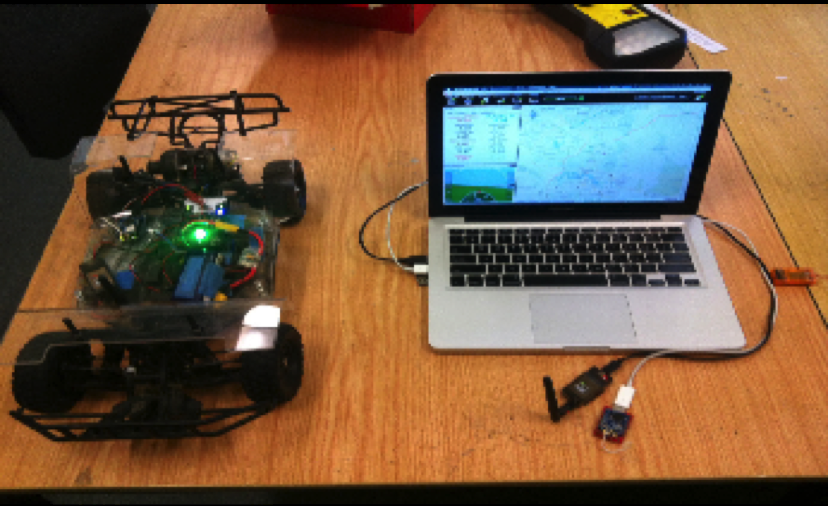
#> input picture images/hardware.png, 828 x 506 px, given in place of the camera
$ python colourRec.py   (older library calls are emulated)
#> lines starting #> are read from the running program, lines starting #| are printed output that depends on the picture; after the words box and inside, x2 and y2 are one past the last pixel; in counts of white or black regions, pixels touching at a corner belong together
#!/usr/bin/python
# -*- coding: utf-8 -*-

"""colourRec.py: Is able to detect different coloured boxes. Having numerous colours may slow it down."""
""" The main file of the Target Tracking program """

import cv2
import numpy as np

import colourValues

__author__ = 'Noah Ingham'
__email__ = 'noah@ingham.com.au'

def main():
    webcam = cv2.VideoCapture(1)
    while True:
        rval, frame = webcam.read()
#> frame is the input picture: shape (506, 828, 3); mean B, G, R 64.3, 90.2, 119.6

        # Image is flipped for previewing and more straight-forward coordinate system.
        frame=cv2.flip(frame,1,0)
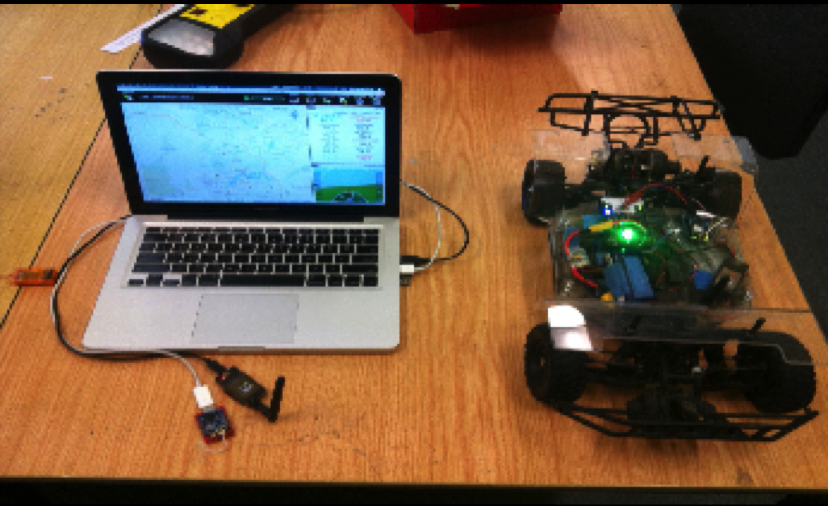
#> frame: shape (506, 828, 3); mean B, G, R 64.3, 90.2, 119.6

        # Blurring removes possible false-positives
        img=cv2.GaussianBlur(frame, (5,5), 0)

        # Convert to HSV colour space - easier colour definitions
        img=cv2.cvtColor(frame, cv2.COLOR_BGR2HSV)
#> img: shape (506, 828, 3); mean H, S, V 34.1, 135.4, 129.9

        # The colours of the markers, defined in colourValues.py
        for colour in ['blue', 'red']:

            # Only the target colour is used
            separated=cv2.inRange(img,colourValues.lowerRange[colour],colourValues.upperRange[colour])

            # Detect the contours - OpenCV has a built in function for this.
            contours,hierarchy=cv2.findContours(separated,cv2.RETR_LIST,cv2.CHAIN_APPROX_SIMPLE)

            # Only the largest contour with an area greater than 1000 is used.
            max_area = 0
            largest_contour = None
            for idx, contour in enumerate(contours):
                area = cv2.contourArea(contour)
                if area > max_area and area > 1000:
                    max_area = area
                    largest_contour=contour

            # If there is a detected object, calculate it's center, draw a square around it and save the position.
            if largest_contour != None:
                M = cv2.moments(largest_contour)
                cx,cy = int(M['m10']/M['m00']), int(M['m01']/M['m00'])
                cv2.circle(frame,(cx,cy),2,colourValues.rectangleC[colour],5)
                rect = cv2.minAreaRect(largest_contour)
                rect = ((rect[0][0], rect[0][1]), (rect[1][0], rect[1][1]), rect[2])
                cv2.putText(frame,"35'30'%s''S 149'12'%s''E"%(10, 10), (int(rect[0][0])-20, int(rect[0][1]-30)), cv2.FONT_HERSHEY_PLAIN,1,(255,255,255))
                box = np.int0(cv2.cv.BoxPoints(rect))
                cv2.drawContours(frame,[box], 0, colourValues.rectangleC[colour], 2)
#> this loop made 1 pass
#> pass 1, in main, `separated=cv2.inRange(img,colourValues.lowerRange[colour],colourValues..`:
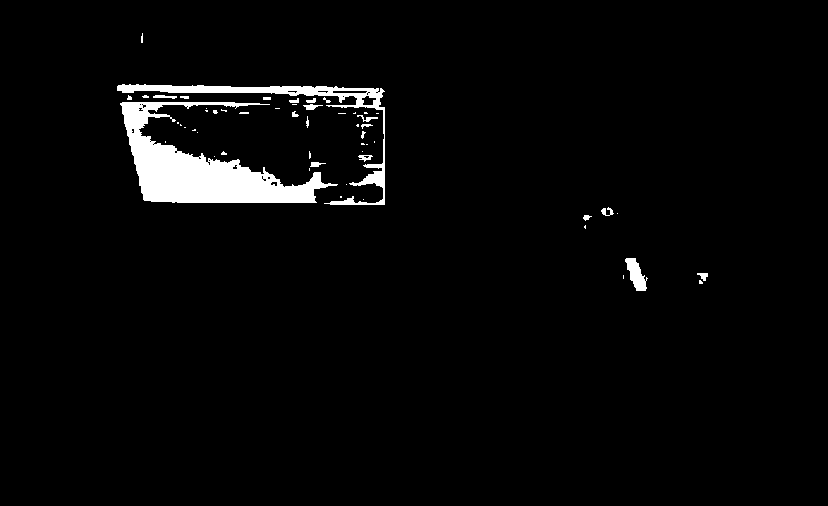
#> separated: shape (506, 828); 3.1% white; 56 white regions (36 under 20 px), largest, box (x1, y1, x2, y2) and area: (120, 102, 338, 203) 8605, (117, 84, 385, 205) 2972, (625, 258, 648, 291) 407

        # Show the image (optionally, resize before doing so)
        #frame = cv2.resize(frame, (0,0), fx=0.5, fy=0.5)
        cv2.imshow('image',frame)

        # Wait for the Esc key to break.
        key=cv2.waitKey(10)
        if key==27:
            break

if __name__=='__main__':
#> (the run stopped early here; a loop or call above may not have finished)
